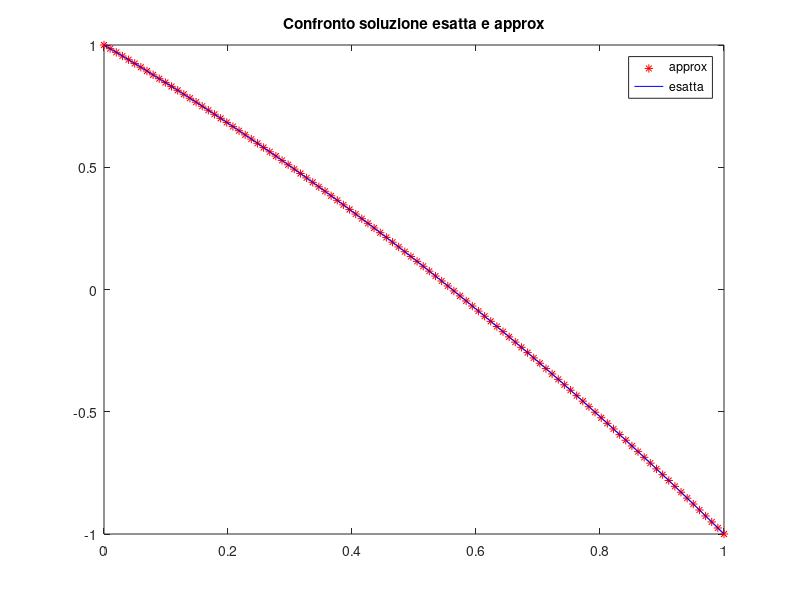
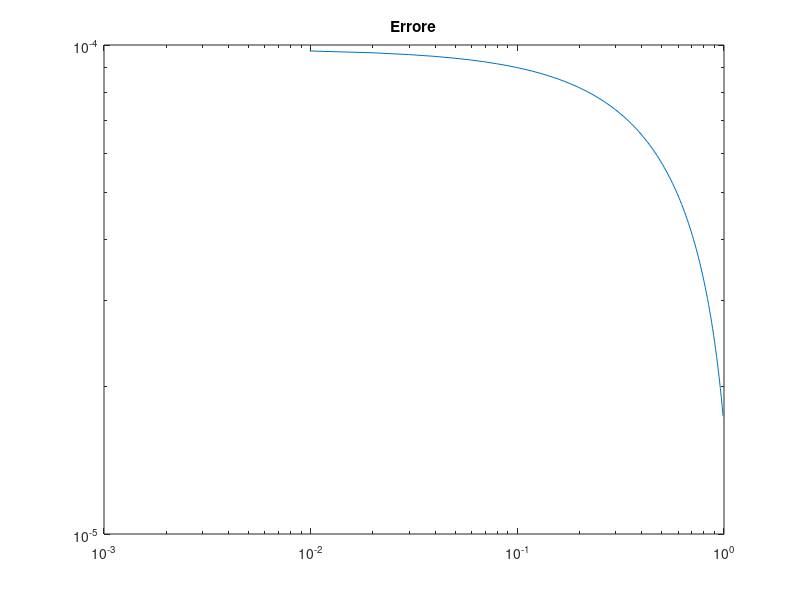

These charts were generated, in order, by the following MATLAB code:
%Esercitazione 4
%Discretizzazione dell'equazione di Poisson in 1D

n=100;
h= 1/(n+1); %passo di discretizzazione
x=0:h:1; %griglia

u_esatta= -x.^2/2 -3*x/2 +1;
u= zeros(n,1);
u(1)=1;
u(n)=-1;
senx = sin(x);

%costruisco matrice b
b= zeros(n,1);
for i= 1:n
    if (i==1)
        b(i)= senx(i) + (1/h.^2)*u(1);
    else if  (i==n)
        b(n)= senx(i) + (1/h.^2)*u(n);
    else b(i)=1;
    
        end 
    end 
end 

%costruisco matrice A
A= zeros(n);
for i=1:n 
    for j=1:n
        if (i==j)
            A(i,j)=2;
            if (i==1)
                A(i,j+1)=-1;
            elseif (i==n)
                A(i,j-1)=-1;
            else 
               A(i,j+1)=-1;
               A(i,j-1)=-1;
        
            end 
        end 
       
    end 
end 

A=(1/h.^2)*A;
u= A\b; %soluzione sist dinamico 
u_approx=[1;u;-1]; %incollo le condizioni al bordo 

figure(1)
plot(x,u_approx,'*r');
hold on 
plot(x,u_esatta,'b');
title('Confronto soluzione esatta e approx');
legend('approx','esatta')

errore= u_esatta - u_approx';
Einf = norm(u_esatta -u_approx', Inf);

figure(2)
loglog(x,errore);
title('Errore')